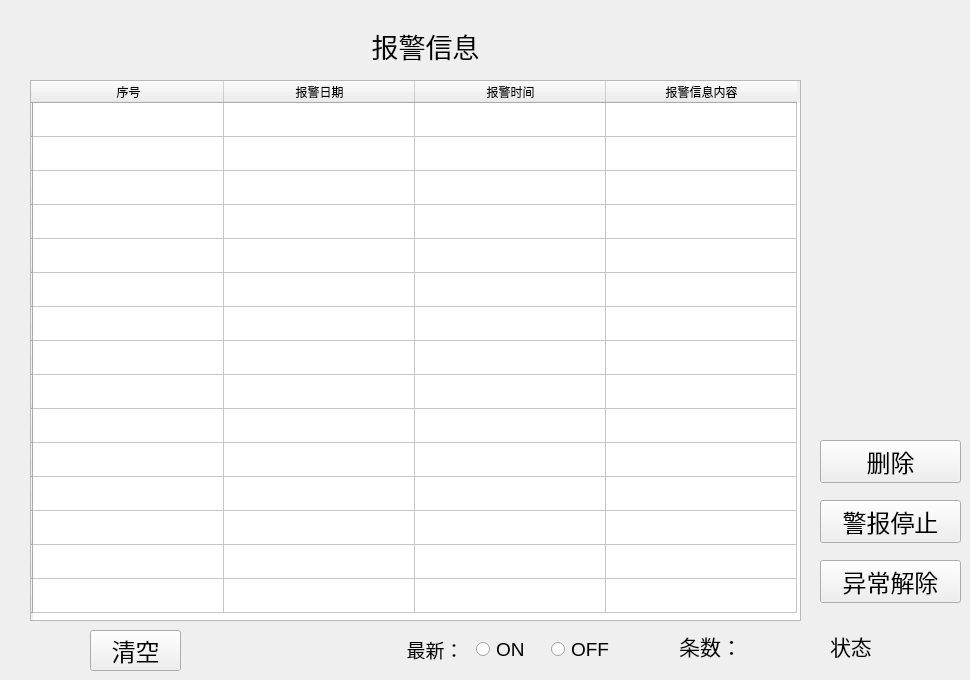
   <widget class="QWidget" name="page_3">
    <widget class="QLabel" name="Mainwindows_3">
     <property name="geometry">
      <rect>
       <x>350</x>
       <y>30</y>
       <width>151</width>
       <height>31</height>
      </rect>
     </property>
     <property name="font">
      <font>
       <pointsize>20</pointsize>
      </font>
     </property>
     <property name="text">
      <string>报警信息</string>
     </property>
     <property name="alignment">
      <set>Qt::AlignCenter</set>
     </property>
    </widget>
    <widget class="QPushButton" name="Clear">
     <property name="geometry">
      <rect>
       <x>90</x>
       <y>630</y>
       <width>91</width>
       <height>41</height>
      </rect>
     </property>
     <property name="font">
      <font>
       <pointsize>18</pointsize>
      </font>
     </property>
     <property name="text">
      <string>清空</string>
     </property>
    </widget>
    <widget class="QPushButton" name="user_param_4">
     <property name="geometry">
      <rect>
       <x>820</x>
       <y>500</y>
       <width>141</width>
       <height>43</height>
      </rect>
     </property>
     <property name="font">
      <font>
       <pointsize>18</pointsize>
      </font>
     </property>
     <property name="text">
      <string>警报停止</string>
     </property>
    </widget>
    <widget class="QPushButton" name="user_param_6">
     <property name="geometry">
      <rect>
       <x>820</x>
       <y>560</y>
       <width>141</width>
       <height>43</height>
      </rect>
     </property>
     <property name="font">
      <font>
       <pointsize>18</pointsize>
      </font>
     </property>
     <property name="text">
      <string>异常解除</string>
     </property>
    </widget>
    <widget class="QPushButton" name="Clean">
     <property name="geometry">
      <rect>
       <x>820</x>
       <y>440</y>
       <width>141</width>
       <height>43</height>
      </rect>
     </property>
     <property name="font">
      <font>
       <pointsize>18</pointsize>
      </font>
     </property>
     <property name="text">
      <string>删除</string>
     </property>
    </widget>
    <widget class="QLabel" name="Mainwindows_4">
     <property name="geometry">
      <rect>
       <x>830</x>
       <y>630</y>
       <width>51</width>
       <height>31</height>
      </rect>
     </property>
     <property name="font">
      <font>
       <pointsize>16</pointsize>
      </font>
     </property>
     <property name="text">
      <string>状态</string>
     </property>
    </widget>
    <widget class="QWidget" name="layoutWidget_3">
     <property name="geometry">
      <rect>
       <x>400</x>
       <y>630</y>
       <width>221</width>
       <height>39</height>
      </rect>
     </property>
     <property name="font">
      <font>
       <pointsize>14</pointsize>
      </font>
     </property>
     <layout class="QHBoxLayout" name="horizontalLayout_2">
      <item>
       <widget class="QLabel" name="mode_3">
        <property name="font">
         <font>
          <pointsize>14</pointsize>
          <kerning>true</kerning>
         </font>
        </property>
        <property name="text">
         <string>最新：</string>
        </property>
        <property name="alignment">
         <set>Qt::AlignCenter</set>
        </property>
       </widget>
      </item>
      <item>
       <widget class="QRadioButton" name="Work_3">
        <property name="font">
         <font>
          <pointsize>14</pointsize>
         </font>
        </property>
        <property name="text">
         <string>ON</string>
        </property>
       </widget>
      </item>
      <item>
       <widget class="QRadioButton" name="Build_3">
        <property name="font">
         <font>
          <pointsize>14</pointsize>
         </font>
        </property>
        <property name="text">
         <string>OFF</string>
        </property>
       </widget>
      </item>
     </layout>
    </widget>
    <widget class="QTableWidget" name="tableWidget">
     <property name="geometry">
      <rect>
       <x>30</x>
       <y>80</y>
       <width>771</width>
       <height>541</height>
      </rect>
     </property>
     <attribute name="horizontalHeaderDefaultSectionSize">
      <number>191</number>
     </attribute>
     <attribute name="verticalHeaderDefaultSectionSize">
      <number>34</number>
     </attribute>
     <row>
      <property name="text">
       <string/>
      </property>
     </row>
     <row>
      <property name="text">
       <string/>
      </property>
     </row>
     <row>
      <property name="text">
       <string/>
      </property>
     </row>
     <row>
      <property name="text">
       <string/>
      </property>
     </row>
     <row>
      <property name="text">
       <string/>
      </property>
     </row>
     <row>
      <property name="text">
       <string/>
      </property>
     </row>
     <row>
      <property name="text">
       <string/>
      </property>
     </row>
     <row>
      <property name="text">
       <string/>
      </property>
     </row>
     <row>
      <property name="text">
       <string/>
      </property>
     </row>
     <row>
      <property name="text">
       <string/>
      </property>
     </row>
     <row>
      <property name="text">
       <string/>
      </property>
     </row>
     <row>
      <property name="text">
       <string/>
      </property>
     </row>
     <row>
      <property name="text">
       <string/>
      </property>
     </row>
     <row>
      <property name="text">
       <string/>
      </property>
     </row>
     <row>
      <property name="text">
       <string/>
      </property>
     </row>
     <column>
      <property name="text">
       <string>序号</string>
      </property>
     </column>
     <column>
      <property name="text">
       <string>报警日期</string>
      </property>
     </column>
     <column>
      <property name="text">
       <string>报警时间</string>
      </property>
     </column>
     <column>
      <property name="text">
       <string>报警信息内容</string>
      </property>
     </column>
    </widget>
    <widget class="QLabel" name="Mainwindows_5">
     <property name="geometry">
      <rect>
       <x>680</x>
       <y>630</y>
       <width>61</width>
       <height>31</height>
      </rect>
     </property>
     <property name="font">
      <font>
       <pointsize>16</pointsize>
      </font>
     </property>
     <property name="text">
      <string>条数：</string>
     </property>
     <property name="alignment">
      <set>Qt::AlignCenter</set>
     </property>
    </widget>
   </widget>
